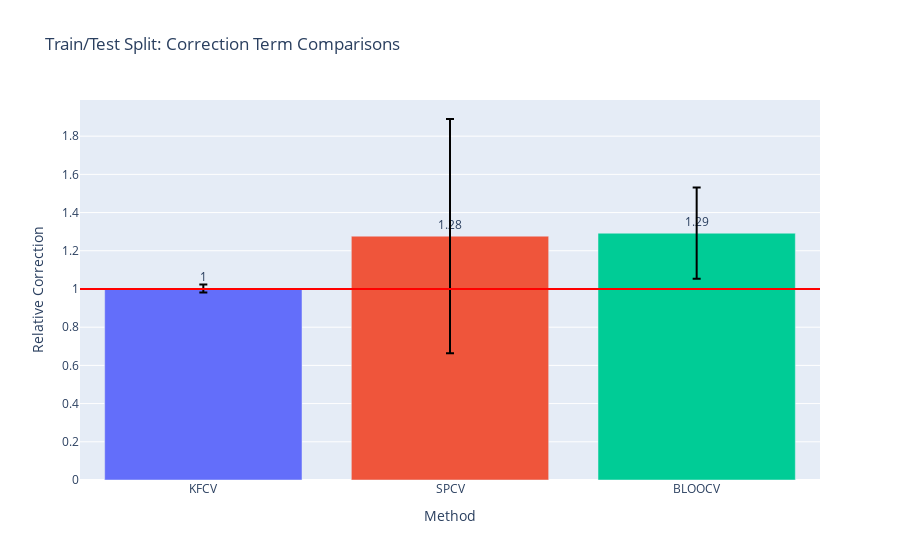

The notebook cell this image was saved under:
### Code cell
fig = go.Figure()
fig.add_trace(go.Bar(
    x=corrs.columns,
    y=(corrs / ns_corr.mean()).mean(),
    marker_color=px.colors.qualitative.Plotly,
    text=np.around((corrs / ns_corr.mean()).mean(),2),
    textposition='outside',
    error_y=dict(
            type='data',
            color='black',
            array=corrs.std() / ns_corr.mean(),
        )
))
fig.add_hline(y=1., line_color='red', row=1, col=i+1)

fig.update_yaxes(title_text="Relative Correction")
fig.update_xaxes(title_text="Method")
fig.update_layout(title="Train/Test Split: Correction Term Comparisons", showlegend=False)
fig.show()

### Figure 1 — Plotly figure (JSON) as saved in the notebook; plotly's stock layout.template omitted (floating-point values rounded to 4 significant figures)
{"data": [{"error_y": {"array": [0.02087, 0.6134, 0.239], "color": "black", "type": "data"}, "marker": {"color": ["#636EFA", "#EF553B", "#00CC96", "#AB63FA", "#FFA15A", "#19D3F3", "#FF6692", "#B6E880", "#FF97FF", "#FECB52"]}, "text": [1, 1.28, 1.29], "textposition": "outside", "type": "bar", "x": ["KFCV", "SPCV", "BLOOCV"], "y": [1.003, 1.277, 1.292]}], "layout": {"shapes": [{"line": {"color": "red"}, "type": "line", "x0": 0, "x1": 1, "xref": "x domain", "y0": 1, "y1": 1, "yref": "y"}], "showlegend": false, "title": {"text": "Train/Test Split: Correction Term Comparisons"}, "xaxis": {"title": {"text": "Method"}}, "yaxis": {"title": {"text": "Relative Correction"}}}}
